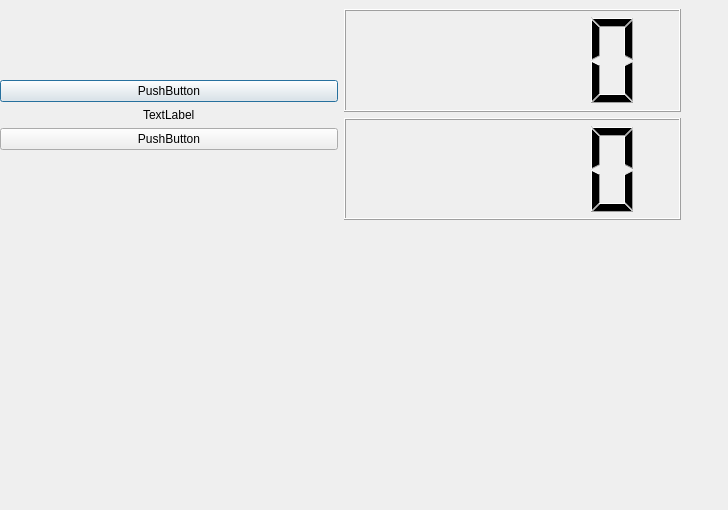
<?xml version="1.0" encoding="UTF-8"?>
<ui version="4.0">
 <class>Dialog</class>
 <widget class="QDialog" name="Dialog">
  <property name="geometry">
   <rect>
    <x>0</x>
    <y>0</y>
    <width>728</width>
    <height>510</height>
   </rect>
  </property>
  <property name="windowTitle">
   <string>Dialog</string>
  </property>
  <widget class="QWidget" name="horizontalLayoutWidget">
   <property name="geometry">
    <rect>
     <x>0</x>
     <y>9</y>
     <width>681</width>
     <height>211</height>
    </rect>
   </property>
   <layout class="QHBoxLayout" name="horizontalLayout">
    <item>
     <layout class="QVBoxLayout" name="verticalLayout">
      <property name="sizeConstraint">
       <enum>QLayout::SetMinimumSize</enum>
      </property>
      <item>
       <spacer name="verticalSpacer">
        <property name="orientation">
         <enum>Qt::Vertical</enum>
        </property>
        <property name="sizeHint" stdset="0">
         <size>
          <width>20</width>
          <height>40</height>
         </size>
        </property>
       </spacer>
      </item>
      <item>
       <widget class="QPushButton" name="pushButton">
        <property name="text">
         <string>PushButton</string>
        </property>
       </widget>
      </item>
      <item alignment="Qt::AlignHCenter">
       <widget class="QLabel" name="label">
        <property name="text">
         <string>TextLabel</string>
        </property>
       </widget>
      </item>
      <item>
       <widget class="QPushButton" name="pushButton_2">
        <property name="text">
         <string>PushButton</string>
        </property>
       </widget>
      </item>
      <item>
       <spacer name="verticalSpacer_2">
        <property name="orientation">
         <enum>Qt::Vertical</enum>
        </property>
        <property name="sizeHint" stdset="0">
         <size>
          <width>20</width>
          <height>40</height>
         </size>
        </property>
       </spacer>
      </item>
     </layout>
    </item>
    <item>
     <layout class="QVBoxLayout" name="verticalLayout_3">
      <item>
       <widget class="QLCDNumber" name="lcdNumber">
        <property name="font">
         <font>
          <pointsize>40</pointsize>
         </font>
        </property>
       </widget>
      </item>
      <item>
       <widget class="QLCDNumber" name="lcdNumber_2"/>
      </item>
     </layout>
    </item>
   </layout>
  </widget>
 </widget>
 <resources/>
 <connections/>
</ui>
